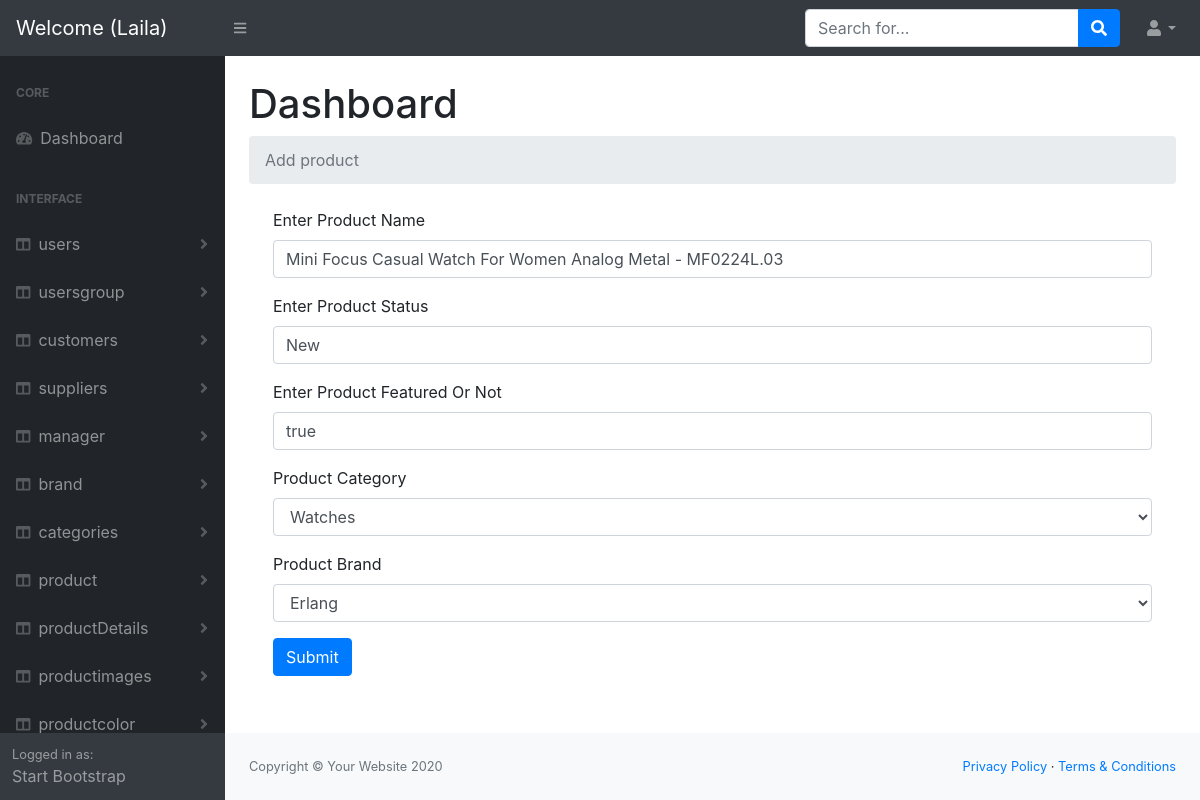
Page /Dashboard/admin/product/edit.php?id=73 (signed in) on the committed database.
### tables this page shows
CREATE TABLE `product` (
  `id` int(11) NOT NULL,
  `productname` varchar(250) NOT NULL,
  `product_cat_id` int(11) NOT NULL,
  `product_brand_id` int(11) NOT NULL,
  `product_status` varchar(100) NOT NULL COMMENT 'New ,Old ,used',
  `featured` varchar(50) NOT NULL COMMENT 'to make the product featured (1)True or not (0)false'
);

CREATE TABLE `categoreis` (
  `id` int(11) NOT NULL,
  `categoryname` varchar(250) NOT NULL,
  `description` text NOT NULL,
  `ordering` tinyint(4) NOT NULL COMMENT 'order the category as I wish anytime',
  `Active` tinyint(4) NOT NULL DEFAULT 1 COMMENT 'make visible 1 or not 2',
  `category_made_date` datetime NOT NULL DEFAULT current_timestamp()
);

CREATE TABLE `brand` (
  `brand_Id` int(11) NOT NULL,
  `brandName` varchar(50) NOT NULL,
  `brandImage` varchar(50) NOT NULL
);

### Dashboard/admin/helpers/functions.php (called while the page is built, shortened)
<?php
function Sanitize($input,$flag){
    $sanitize_var = $input;
    switch ($flag) {
        case 1:
         $sanitize_var = filter_var($sanitize_var,FILTER_SANITIZE_NUMBER_INT);
            break;
    }
    return $sanitize_var;
}
?>

### Dashboard/admin/product/edit.php (the view, shortened to what this page needs)
<?php
  include '../helpers/functions.php';
include '../helpers/dbconnection.php';
   $id = '';
   if($_SERVER['REQUEST_METHOD'] == "GET"){
      $id  = Sanitize($_GET['id'],1);
    }
   $sql  ="SELECT * FROM `product` WHERE `id`= $id";
   $op   = mysqli_query($conn,$sql);
   $FData = mysqli_fetch_assoc($op);
   $sql1 = "SELECT * FROM categoreis";
   $op1  = mysqli_query($conn,$sql1);
   $sql2 = "SELECT * FROM brand";
   $op2 = mysqli_query($conn,$sql2);
    include '../header.php';
?>
  <body class="sb-nav-fixed">
<?php
    include '../nav.php';
?>
        <div id="layoutSidenav">
<?php
    include '../sidNave.php';
?>
            <div id="layoutSidenav_content">
                <main>
                    <div class="container-fluid">
                        <h1 class="mt-4">Dashboard</h1>
                        <ol class="breadcrumb mb-4">
                        <?php
                            if(isset($_SESSION['errors'])){
                               foreach($_SESSION['errors'] as $key =>  $value){
                                echo '* '.$key.' : '.$value.'<br>';
                               }
                             unset($_SESSION['errors']);
                             }else{
                        ?>
                        <li class="breadcrumb-item active">Add product </li>
                        <?php } ?>
                        </ol>
<div class="container">
 <form  method="post"  action="edit.php?id=<?php echo $FData['id'];?>"  enctype ="multipart/form-data">
               <div class="form-group">
                     <label for="exampleInputEmail1">Enter Product Name</label>
                     <input type="text" name="productname"  value="<?php echo $FData['productname']; ?>"class="form-control" id="exampleInputName" aria-describedby=""
                         placeholder="Enter product name ">
                 </div>
                 <div class="form-group">
                     <label for="exampleInputEmail1">Enter Product Status</label>
                     <input type="text" name="product_status"  value="<?php echo $FData['product_status']; ?>"class="form-control" id="exampleInputName" aria-describedby=""
                         placeholder="Enter Product Status">
                  </div>
                  <div class="form-group">
                     <label for="exampleInputEmail1">Enter Product Featured Or Not </label>
                     <input type="text" name="featured"  value="<?php echo $FData['featured']; ?>"class="form-control" id="exampleInputEmail1"
                         aria-describedby="emailHelp" placeholder="Enter featured or not ">
                 </div>
                     <div class="form-group">
                            <label for="exampleInput"> Product Category</label>
                            <select name="product_cat_id" class="form-control">
                                 <?php
                                     while($data1 = mysqli_fetch_assoc($op1)){
                                  ?>
                              <option value="<?php echo $data1['id'];?>"    <?php if($data1['id'] == $FData['product_cat_id'] ){ echo 'selected';}?>    >
                              <?php echo $data1['categoryname'];?></option>
                                   <?php } ?>
                            </select>
                      </div>
                        <div class="form-group">
                            <label for="exampleInput"> Product Brand</label>
                            <select name="product_brand_id" class="form-control">
                                 <?php
                                     while($data2 = mysqli_fetch_assoc($op2)){
                                  ?>
                              <option value="<?php echo $data2['brand_Id'];?>" <?php if($data2['brand_Id'] == $FData['product_brand_id'] ){ echo 'selected';}?>    >
                              <?php echo $data2['brandName'];?></option>
                                   <?php } ?>
                            </select>
                      </div>
                     <button type="submit"  name="submit"class="btn btn-primary">Submit</button>
</form>
</div>
              </div>
              </main>
 <?php
include '../footer.php';
 ?>

### rows in the picture
product: productname "Mini Focus Casual Watch For Women Analog Metal - MF0224L.03", product_status "New", featured "true", product_cat_id "Watches", product_brand_id "Erlang"

### other values in the picture
$_SESSION['User']['firstName'] "Laila"
$data "users"
$data "usersgroup"
$data "customers"
$data "suppliers"
$data "manager"
$data "brand"
$data "categories"
$data "product"
$data "productDetails"
$data "productimages"
$data "productcolor"
